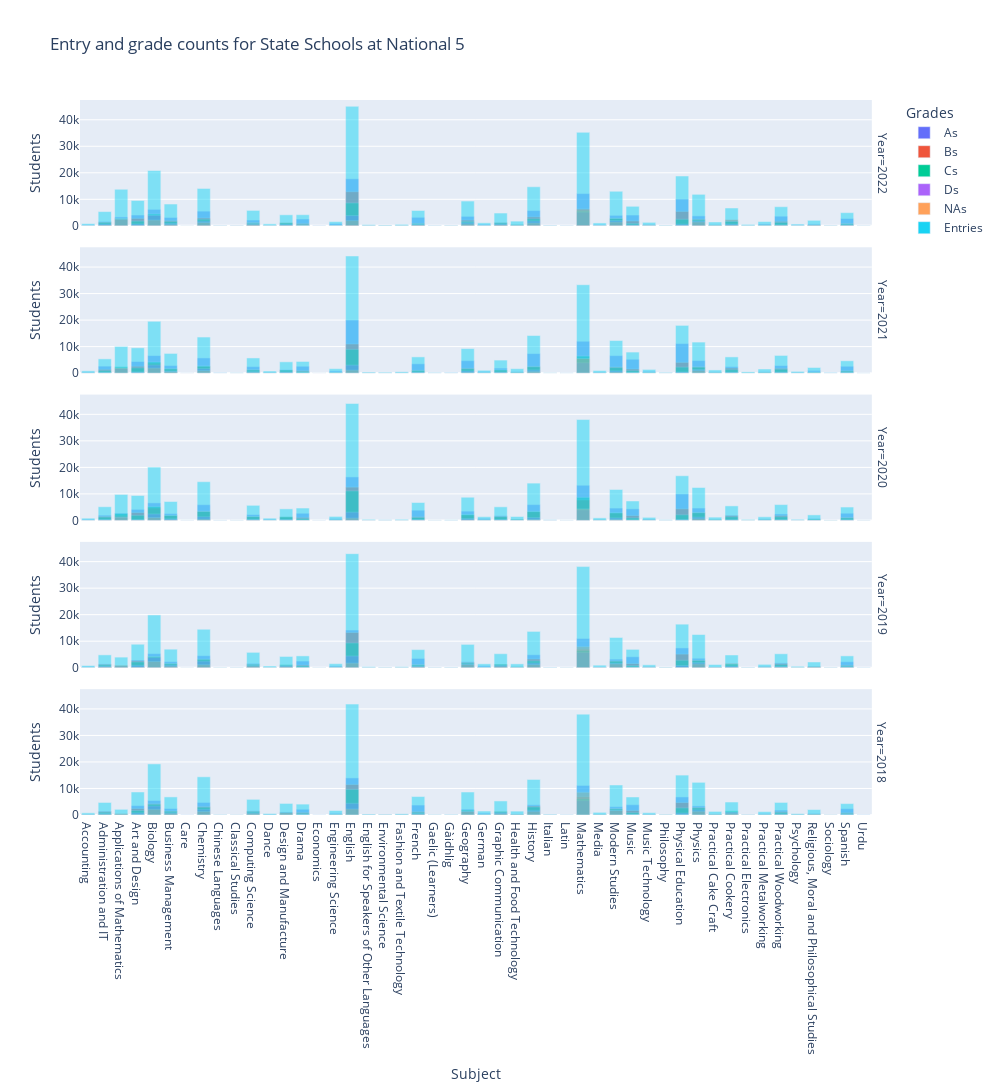

Here is the notebook cell this chart was saved with:
### Code cell
# Plot graph

fig = px.bar(state_ldf, x = "Subject", y = "Count", 
                color = "Grades",
                barmode = 'overlay',
                facet_row = 'Year',
                width = 1000,
                height = 2000,
                labels={"Count": "Students"},
                category_orders = {'Grades' : ['As', 'Bs', 'Cs', 'Ds', 'NAs', 'Entries']},
                title = 'Entry and grade counts for State Schools at ' + level_label
                )

fig.write_html('./graphs/counts_state_' + level + '.html')

fig.show()
